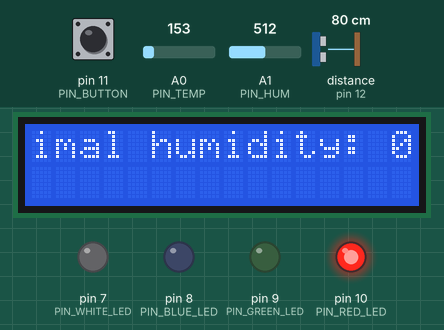
Recording of a sketch running on a simulated Arduino Uno, built with avr-gcc and run on an emulated ATmega328P. On the bench: 16×2 character LCD, output pins drawn as LEDs (lit = HIGH). Inputs (shaded band) come from the test bench; at power-on: A1 (PIN_HUM) = 512, A0 (PIN_TEMP) = 153, distance to the obstacle (sensor on pin 12) 80 cm, pin 11 (PIN_BUTTON) LOW. The echo pulse lasts 58.3 µs per cm; pins used as bus, display or sensor lines are not drawn.

Above: at 1.6 s.
1.7 s: A1 (PIN_HUM) set to 490
At 8.14 s:
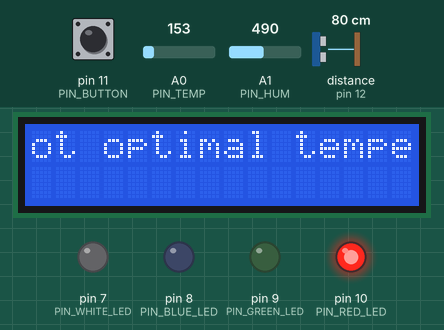
10.1 s: A0 (PIN_TEMP) set to 175
At 17.1 s:
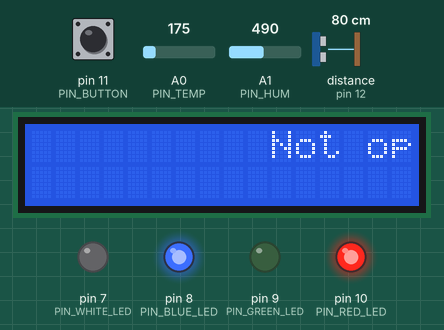
19.6 s: A1 (PIN_HUM) set to 716
28.4 s: distance to the obstacle (sensor on pin 12) set to 44 cm
37.4 s: distance to the obstacle (sensor on pin 12) set to 37 cm
At 50.8 s:
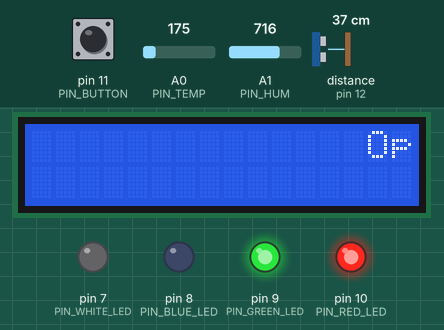
51.4 s: A1 (PIN_HUM) set to 306
At 67.78 s:
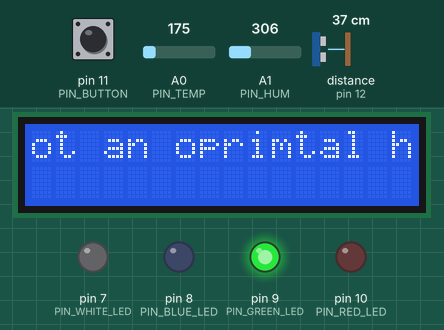
Timing chart, 0 to 69.1 s (numbered marks = the images above; inputs shaded):
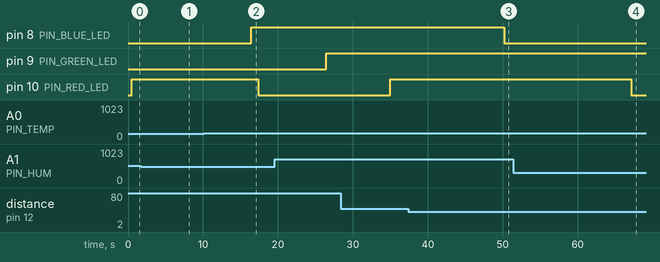

Measured:
- the behaviour switches between 41 and 40 cm on distance to the obstacle (sensor on pin 12) (found by bisection; images 2 and 3)
- after the input at 37.4 s, pin 8 (PIN_BLUE_LED): HIGH → LOW after 12.8 s
- after the input at 51.4 s, pin 10 (PIN_RED_LED): HIGH → LOW after 15.7 s; the display: first differs from a run without the input after 16.3 s (image 4)
- what the display in image 2 shows lasts 4.1 s, from 13.8 s to 17.9 s

The sketch:

cropCapsuleAndHarvestSystem2.ino
```cpp
/***
 * Created by Charles Soarez
 * Date: 07-25-2021
*/
#include <Servo.h>
#include <LiquidCrystal.h>

const float OPT_TEMP = 35.0;
const float OPT_HUM = 50.0;
const float OPT_DIST = 40.0;

#define PIN_TRIGGER 13
#define PIN_ECHO 12
#define PIN_BUTTON 11
#define PIN_RED_LED 10
#define PIN_GREEN_LED 9
#define PIN_BLUE_LED 8
#define PIN_WHITE_LED 7
#define PIN_TEMP A0
#define PIN_HUM A1
#define PIN_SERVO 2
#define MIN_PULSE 1000
#define MAX_PULSE 2000

//Create a LiquidCrystal object
LiquidCrystal lcd(1, 0, 6, 5, 4, 3);

void setup(){
  	pinMode(PIN_ECHO, INPUT);
  	pinMode(PIN_TRIGGER, OUTPUT);
  	pinMode(PIN_BUTTON, INPUT);
  	pinMode(PIN_RED_LED, OUTPUT);
  	pinMode(PIN_GREEN_LED, OUTPUT);
  	pinMode(PIN_BLUE_LED, OUTPUT);
  	pinMode(PIN_WHITE_LED, OUTPUT);
  	pinMode(PIN_TEMP, INPUT);
}

void loop(){
	bool
      	optimalHumidity = false,
		optimalTemperature = false,
  		optimalDistance = false,
  		selectToCut = false;

  if(getHumidity() > OPT_HUM){
  	digitalWrite(PIN_RED_LED, HIGH);
    optimalHumidity = true;
    printToLcd("Optimal humidity: " + (String)(getHumidity()/100) );
   	Serial.println("Optimal humidity: " + (String)(getHumidity()/100));
  }else{
    digitalWrite(PIN_RED_LED, LOW);
    printToLcd("Not an oprimtal humidity: " + (String)(getHumidity()/100) );
    Serial.println("Not an oprimtal humidity: " + (String)(getHumidity()));
  }

  if(getTemperature() > OPT_TEMP){
   	optimalTemperature = true;
    digitalWrite(PIN_GREEN_LED, HIGH);
    printToLcd("Optimal temperature: " + (String)(getTemperature()));
    Serial.println("Optimal temperature: " + (String)(getTemperature()));
  }else{
    digitalWrite(PIN_GREEN_LED, LOW);
    printToLcd("Not optimal temperature: " + (String)(getTemperature()));
  	Serial.println("Not an oprimtal temperature: " + (String)(getTemperature()));
  }

  if(getDistance() > OPT_DIST){
  	optimalDistance = true;
    digitalWrite(PIN_BLUE_LED, HIGH);
    Serial.println("Optimal distance: " + (String)(getDistance()) + " cm");
  }else{
  	digitalWrite(PIN_BLUE_LED, LOW);
    Serial.println("Not optimal Distance: " + (String)(getDistance()) + " cm");
  }

  if(isButtonPressed()){
  	selectToCut = true;
    Serial.println("The user pressed the harvest button: " + (String)(isButtonPressed()));
  }else{
  	selectToCut = false;
        digitalWrite(PIN_WHITE_LED, LOW);
  }

  if(optimalHumidity && optimalTemperature && optimalDistance && selectToCut){
  	printToLcd("It is harvest time!");
    digitalWrite(PIN_WHITE_LED, HIGH);
    //Here we call the servo to move the ramp
    elevateServoRamp(1);
    //Then we wait a litle and close put se servo in the normal state
    delay(1000);
    elevateServoRamp(0);
  }
}

/**
 * Function that simulates a humidity sensor, probably a DHT11 sensor
 *@return humidity porcentage
*/
float getHumidity(){
	unsigned int humidity = analogRead(PIN_HUM);

  	delay(500);

  	Serial.println(humidity);

  	return humidity/10;
}

/**
 * Function that calculates the actual sensed temperature by the TMP36 sensor
 * @return temperature
 */
float getTemperature(){
	unsigned int StValue = analogRead(PIN_TEMP);

	float temperature = 0.0;

	float voltage = (StValue * 5000.0) / 1023.0;

  	if (voltage > 500.0){
   		temperature = (voltage - 500.0) / 10.0;
	}

  return temperature;
}

/**
 * Function that returns the distance in centimeters using the ping sensor HC-SR04
 *@return distance
*/
float getDistance(){
  	delay(400);
	long duration = 0.0, distance = 0.0;

  	digitalWrite(PIN_TRIGGER, LOW);
  	delayMicroseconds(2);
  	digitalWrite(PIN_TRIGGER, HIGH);
  	delayMicroseconds(10);
  	digitalWrite(PIN_TRIGGER, LOW);

  	duration = pulseIn(PIN_ECHO, HIGH); //Don not recognise this function
  	distance = (duration / 2.0) / 29.0;

  	Serial.println("distancia: " + (String)(distance));
  	if (distance >= 500.0 || distance <= 0.0)
  		Serial.println("--");
      else
      	Serial.println("distancia: " + (String)(distance));

	return distance;
}

/*
 * Function that detects if the user wants to harvest the plant
 *@return true or false
 */
bool isButtonPressed(){
  bool state = digitalRead(PIN_BUTTON);

	if(state == 1)
      return true;
     else
      return false;
}

/**
 * Method that prints messages in the LCD
 */
void printToLcd(String message){
	lcd.begin(16, 2);
 	lcd.clear();
  	lcd.print(message);
  	for(int i = 0; i < message.length(); ++i){
  		lcd.scrollDisplayLeft();
      	delay(200);
  	}

  	delay(2000);
}

/**
* Funcrion that moves the servo motor from 0° to 180° end vice versa
*/
void elevateServoRamp(int option){
  Servo servo;

  servo.attach(PIN_SERVO, MIN_PULSE, MAX_PULSE);

  if(option == 1){
    servo.write(180);
  	delay(5000);
  	servo.write(0);
  }
}
```
